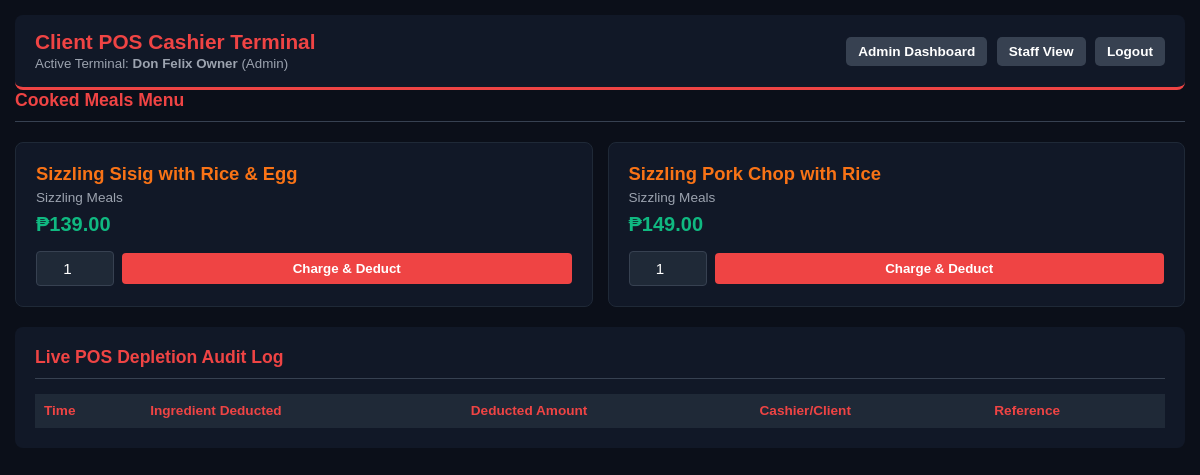
The app's page /pos_order.php (signed in) with its own data.
### tables this page shows
CREATE TABLE `menu_items` (
  `id` int(11) NOT NULL,
  `dish_name` varchar(100) NOT NULL,
  `category` varchar(50) NOT NULL,
  `price` decimal(10,2) NOT NULL,
  `is_available` tinyint(1) DEFAULT 1
);

### pos_order.php (the view, shortened to what this page needs)
<?php
require 'db.php';
$dishes = $conn->query("SELECT * FROM menu_items WHERE is_available = 1");
?>
<!DOCTYPE html>
<html lang="en">
<head>
</head>
<body>
    <header>
        <div>
            <h1>Client POS Cashier Terminal</h1>
            <small style="color:#9ca3af;">Active Terminal: <strong><?php echo htmlspecialchars($_SESSION['user']); ?></strong> (<?php echo $_SESSION['role']; ?>)</small>
        </div>
        <div class="nav-links">
            <?php if ($_SESSION['role'] === 'Admin'): ?>
                <a href="admin_dashboard.php">Admin Dashboard</a>
            <?php endif; ?>
            <a href="staff_portal.php">Staff View</a>
            <a href="logout.php">Logout</a>
        </div>
    </header>
    <h2>Cooked Meals Menu</h2>
    <div class="menu-grid">
        <?php while ($d = $dishes->fetch_assoc()): ?>
        <div class="card">
            <div>
                <div class="dish-title"><?php echo htmlspecialchars($d['dish_name']); ?></div>
                <div style="color:#9ca3af; font-size:0.85rem; margin-bottom:8px;"><?php echo $d['category']; ?></div>
                <div class="dish-price">₱<?php echo number_format($d['price'], 2); ?></div>
            </div>
            <form action="pos_order.php" method="POST" class="order-form">
                <input type="number" name="order_qty" value="1" min="1" max="50" required>
                <button type="submit" name="place_order" class="btn-order">Charge & Deduct</button>
            </form>
        </div>
        <?php endwhile; ?>
    </div>
    <div class="sec">
        <h2>Live POS Depletion Audit Log</h2>
        <table>
            <thead>
                <tr><th>Time</th><th>Ingredient Deducted</th><th>Deducted Amount</th><th>Cashier/Client</th><th>Reference</th></tr>
            </thead>
        </table>
    </div>
</body>
</html>

### pos_order.php (style rules this page uses)
body { font-family: sans-serif; background-color: #0b0f19; color: white; margin: 0; padding: 15px; }
header { background-color: #111827; padding: 15px 20px; border-radius: 8px; display: flex; justify-content: space-between; align-items: center; border-bottom: 3px solid #ef4444; }
h1 { margin: 0; color: #ef4444; font-size: 1.3rem; }
.nav-links a { color: white; text-decoration: none; padding: 7px 12px; border-radius: 5px; font-size: 0.85rem; font-weight: bold; background: #374151; margin-left: 5px; }
.menu-grid { display: grid; grid-template-columns: repeat(auto-fit, minmax(280px, 1fr)); gap: 15px; margin: 20px 0; }
.card { background: #111827; padding: 20px; border-radius: 8px; border: 1px solid #1f2937; display: flex; flex-direction: column; justify-content: space-between; }
.dish-title { color: #f97316; font-size: 1.15rem; font-weight: bold; margin: 0 0 5px 0; }
.dish-price { font-size: 1.25rem; font-weight: bold; color: #10b981; margin-bottom: 15px; }
.sec { background: #111827; padding: 20px; border-radius: 8px; margin-bottom: 20px; overflow-x: auto; }
h2 { margin-top: 0; color: #ef4444; border-bottom: 1px solid #374151; padding-bottom: 10px; font-size: 1.1rem; }
.order-form { display: flex; gap: 8px; align-items: center; }
.order-form input { background: #1f2937; color: white; border: 1px solid #374151; padding: 8px; border-radius: 4px; width: 60px; font-size: 0.95rem; text-align: center; }
.btn-order { background: #ef4444; color: white; border: none; padding: 8px 16px; border-radius: 4px; cursor: pointer; font-weight: bold; flex: 1; }
table { width: 100%; border-collapse: collapse; min-width: 600px; }
th, td { padding: 9px; text-align: left; border-bottom: 1px solid #1f2937; font-size: 0.85rem; }
th { background-color: #1f2937; color: #ef4444; }

### records on screen
menu_items: dish_name "Sizzling Sisig with Rice & Egg", category "Sizzling Meals", price "139.00"
menu_items: dish_name "Sizzling Pork Chop with Rice", category "Sizzling Meals", price "149.00"

### other values on screen
$_SESSION['user'] "Don Felix Owner"
$_SESSION['role'] "Admin"
